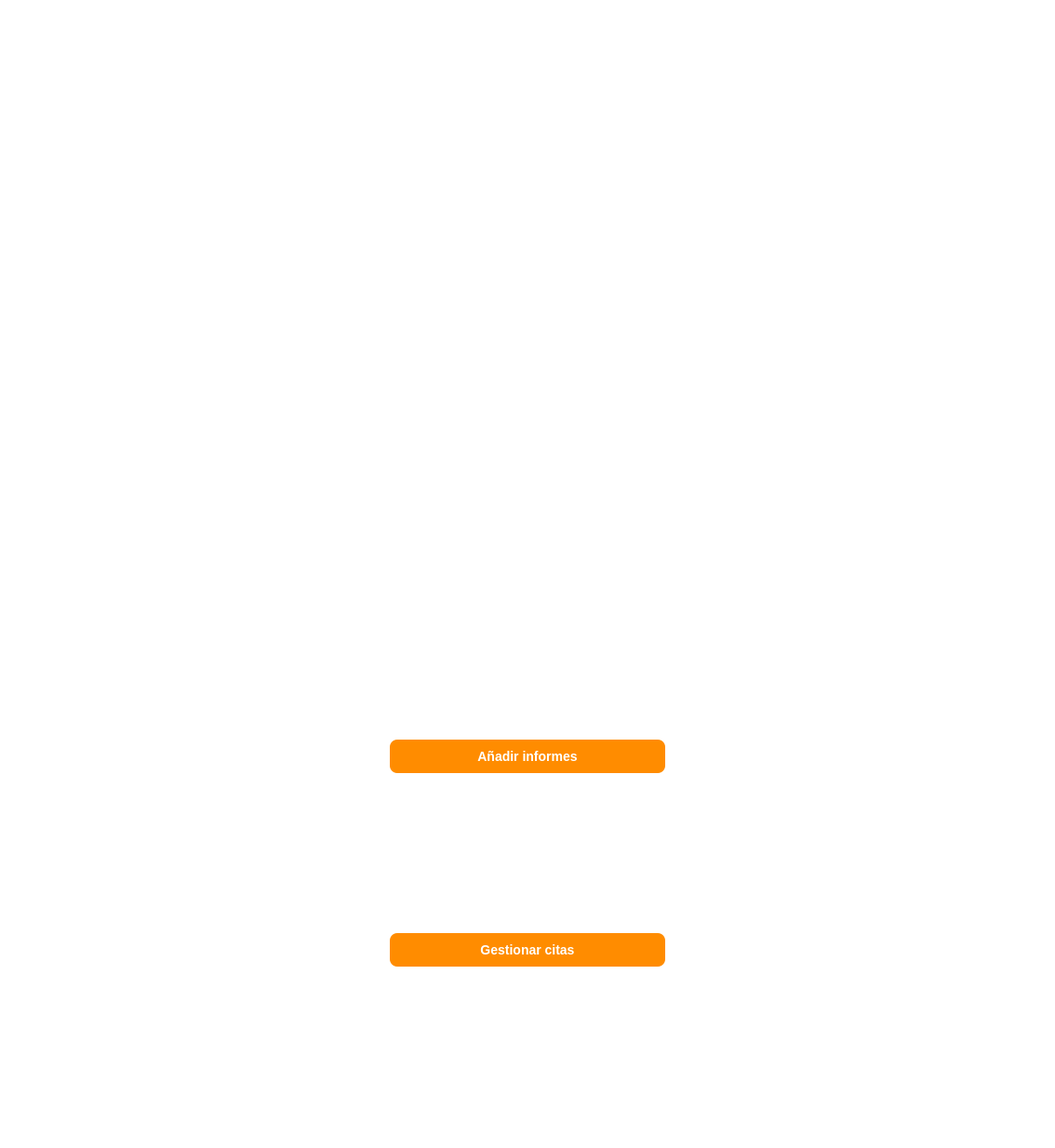
<?xml version="1.0" encoding="UTF-8"?>
<ui version="4.0">
 <class>MainWindow</class>
 <widget class="QMainWindow" name="MainWindow">
  <property name="geometry">
   <rect>
    <x>0</x>
    <y>0</y>
    <width>1134</width>
    <height>1234</height>
   </rect>
  </property>
  <property name="font">
   <font>
    <family>Arial</family>
    <italic>false</italic>
    <stylestrategy>PreferAntialias</stylestrategy>
   </font>
  </property>
  <property name="cursor">
   <cursorShape>ArrowCursor</cursorShape>
  </property>
  <property name="mouseTracking">
   <bool>false</bool>
  </property>
  <property name="windowTitle">
   <string>MainWindow</string>
  </property>
  <property name="autoFillBackground">
   <bool>false</bool>
  </property>
  <property name="styleSheet">
   <string notr="true">/* Pone el fondo de la ventana en blanco */
QMainWindow {
    background-color: #FFFFFF;
}

QWidget {
    background-color: white;
}


/* Estilo para las cajas de texto (DNI y Contraseña) */
QLineEdit {
    border: 2px solid #2980B9; /* Borde azul KiVet */
    border-radius: 5px;
    padding: 5px;
}</string>
  </property>
  <widget class="QWidget" name="centralwidget">
   <property name="styleSheet">
    <string notr="true"/>
   </property>
   <layout class="QHBoxLayout" name="horizontalLayout">
    <item>
     <spacer name="verticalSpacer_13">
      <property name="orientation">
       <enum>Qt::Vertical</enum>
      </property>
      <property name="sizeHint" stdset="0">
       <size>
        <width>20</width>
        <height>40</height>
       </size>
      </property>
     </spacer>
    </item>
    <item>
     <spacer name="verticalSpacer_17">
      <property name="orientation">
       <enum>Qt::Vertical</enum>
      </property>
      <property name="sizeHint" stdset="0">
       <size>
        <width>20</width>
        <height>40</height>
       </size>
      </property>
     </spacer>
    </item>
    <item>
     <spacer name="verticalSpacer_21">
      <property name="orientation">
       <enum>Qt::Vertical</enum>
      </property>
      <property name="sizeHint" stdset="0">
       <size>
        <width>20</width>
        <height>40</height>
       </size>
      </property>
     </spacer>
    </item>
    <item>
     <spacer name="horizontalSpacer_3">
      <property name="orientation">
       <enum>Qt::Horizontal</enum>
      </property>
      <property name="sizeHint" stdset="0">
       <size>
        <width>40</width>
        <height>20</height>
       </size>
      </property>
     </spacer>
    </item>
    <item>
     <widget class="QWidget" name="widget_5" native="true">
      <property name="styleSheet">
       <string notr="true"/>
      </property>
      <layout class="QVBoxLayout" name="verticalLayout_5">
       <item>
        <widget class="QWidget" name="widget_6" native="true">
         <property name="font">
          <font>
           <kerning>true</kerning>
          </font>
         </property>
         <property name="cursor">
          <cursorShape>ArrowCursor</cursorShape>
         </property>
         <property name="focusPolicy">
          <enum>Qt::NoFocus</enum>
         </property>
         <layout class="QHBoxLayout" name="horizontalLayout_2">
          <item>
           <widget class="QLabel" name="label_5">
            <property name="text">
             <string/>
            </property>
           </widget>
          </item>
          <item>
           <widget class="QLabel" name="label_6">
            <property name="text">
             <string/>
            </property>
           </widget>
          </item>
          <item>
           <spacer name="horizontalSpacer">
            <property name="orientation">
             <enum>Qt::Horizontal</enum>
            </property>
            <property name="sizeHint" stdset="0">
             <size>
              <width>40</width>
              <height>20</height>
             </size>
            </property>
           </spacer>
          </item>
          <item>
           <widget class="QLabel" name="label_8">
            <property name="text">
             <string/>
            </property>
           </widget>
          </item>
          <item>
           <widget class="QLabel" name="label_3">
            <property name="maximumSize">
             <size>
              <width>800</width>
              <height>1000</height>
             </size>
            </property>
            <property name="font">
             <font>
              <weight>50</weight>
              <bold>false</bold>
             </font>
            </property>
            <property name="layoutDirection">
             <enum>Qt::LeftToRight</enum>
            </property>
            <property name="text">
             <string/>
            </property>
            <property name="pixmap">
             <pixmap resource="../imagenes/recursos.qrc">:/imagenes/logoKiVet.jpg</pixmap>
            </property>
            <property name="scaledContents">
             <bool>true</bool>
            </property>
            <property name="alignment">
             <set>Qt::AlignCenter</set>
            </property>
            <property name="wordWrap">
             <bool>false</bool>
            </property>
            <property name="indent">
             <number>-1</number>
            </property>
            <property name="openExternalLinks">
             <bool>false</bool>
            </property>
           </widget>
          </item>
          <item>
           <spacer name="horizontalSpacer_2">
            <property name="orientation">
             <enum>Qt::Horizontal</enum>
            </property>
            <property name="sizeHint" stdset="0">
             <size>
              <width>40</width>
              <height>20</height>
             </size>
            </property>
           </spacer>
          </item>
          <item>
           <widget class="QLabel" name="label_9">
            <property name="text">
             <string/>
            </property>
           </widget>
          </item>
          <item>
           <widget class="QLabel" name="label_7">
            <property name="text">
             <string/>
            </property>
           </widget>
          </item>
          <item>
           <widget class="QLabel" name="label_4">
            <property name="text">
             <string/>
            </property>
           </widget>
          </item>
         </layout>
        </widget>
       </item>
       <item>
        <widget class="QWidget" name="widget_7" native="true">
         <layout class="QVBoxLayout" name="verticalLayout_2">
          <item>
           <widget class="QPushButton" name="btnAnadirInformes">
            <property name="styleSheet">
             <string notr="true">/* Le da el color naranja corporativo al botón principal */
QPushButton#btnAnadirInformes {
    background-color: #FF8C00;
    color: white;
    border-radius: 8px; /* Redondea los bordes */
    padding: 10px;
    font-weight: bold;
    font-size: 14px;
}

/* Efecto para cuando el usuario pase el dedo/ratón por encima */
QPushButton#btnAnadirInformes:hover {
    background-color: #E67E22;
}</string>
            </property>
            <property name="text">
             <string>Añadir informes</string>
            </property>
           </widget>
          </item>
          <item>
           <widget class="QPushButton" name="btnGestionarCitas">
            <property name="styleSheet">
             <string notr="true">/* Le da el color naranja corporativo al botón principal */
QPushButton#btnGestionarCitas {
    background-color: #FF8C00;
    color: white;
    border-radius: 8px; /* Redondea los bordes */
    padding: 10px;
    font-weight: bold;
    font-size: 14px;
}

/* Efecto para cuando el usuario pase el dedo/ratón por encima */
QPushButton#btnGestionarCitas:hover {
    background-color: #E67E22;
}</string>
            </property>
            <property name="text">
             <string>Gestionar citas</string>
            </property>
           </widget>
          </item>
         </layout>
        </widget>
       </item>
      </layout>
     </widget>
    </item>
    <item>
     <spacer name="horizontalSpacer_6">
      <property name="orientation">
       <enum>Qt::Horizontal</enum>
      </property>
      <property name="sizeHint" stdset="0">
       <size>
        <width>40</width>
        <height>20</height>
       </size>
      </property>
     </spacer>
    </item>
    <item>
     <spacer name="verticalSpacer_22">
      <property name="orientation">
       <enum>Qt::Vertical</enum>
      </property>
      <property name="sizeHint" stdset="0">
       <size>
        <width>20</width>
        <height>40</height>
       </size>
      </property>
     </spacer>
    </item>
    <item>
     <spacer name="verticalSpacer_14">
      <property name="orientation">
       <enum>Qt::Vertical</enum>
      </property>
      <property name="sizeHint" stdset="0">
       <size>
        <width>20</width>
        <height>40</height>
       </size>
      </property>
     </spacer>
    </item>
    <item>
     <spacer name="verticalSpacer_18">
      <property name="orientation">
       <enum>Qt::Vertical</enum>
      </property>
      <property name="sizeHint" stdset="0">
       <size>
        <width>20</width>
        <height>40</height>
       </size>
      </property>
     </spacer>
    </item>
   </layout>
  </widget>
 </widget>
 <resources>
  <include location="../imagenes/recursos.qrc"/>
 </resources>
 <connections/>
</ui>
